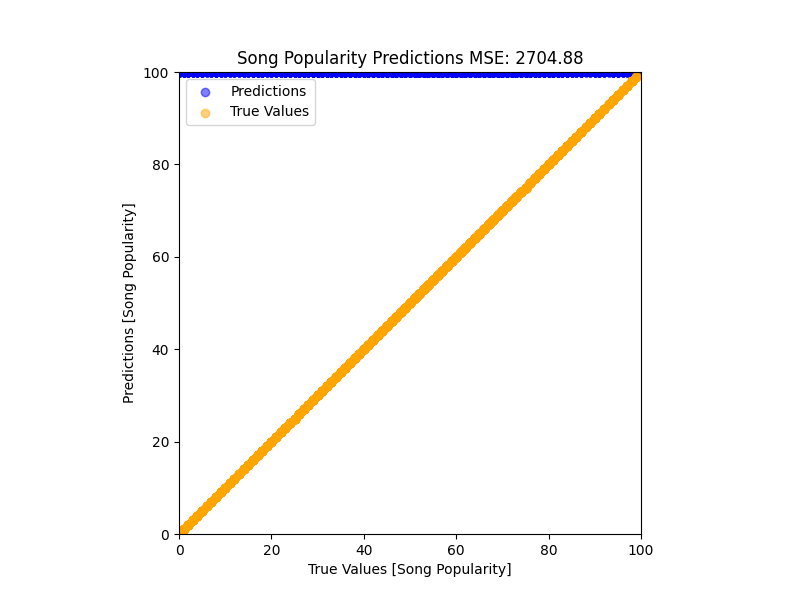

Recreate this plot in Python.
import tensorflow as tf
from sklearn.preprocessing import StandardScaler, MinMaxScaler
from sklearn.model_selection import train_test_split
from aux_funs import setup, evaluateModel, plot_predictions
import numpy as np


def runAnn(
    X_train,
    y_train,
):
    y_train.values.reshape(-1, 1)

    # Bring all features within the same scale
    scaler = MinMaxScaler()
    # this function ensure the data is formatted well for the model to work with
    scaler.fit(X_train)
    X_train_scaled = scaler.transform(X_train)
    # We need to reshape the truth data because the scaler expects a 2D array.
    #  TODO: Add link to documentation
    y_train = scaler.fit_transform(np.array(y_train).reshape(-1, 1))
    # Build the neural network model using TensorFlow
    model = tf.keras.Sequential(
        [
            tf.keras.layers.Dense(
                128,
                activation="relu",
                input_shape=(
                    [
                        X_train_scaled.shape[1],
                    ]
                ),
            ),
            tf.keras.layers.Dense(64, activation="relu"),
            tf.keras.layers.Dense(32, activation="relu"),
            tf.keras.layers.Dense(8, activation="relu"),
            tf.keras.layers.Dense(
                1
            ),  # Output layer, as we're predicting a single value (song popularity)
        ]
    )

    # Compile the model
    model.compile(optimizer="adam", loss="mse")

    # Train the model
    print(" \n--- Training the Model ---\n")
    history = model.fit(X_train_scaled, y_train, epochs=50, validation_split=0.1)

    # Persist the Model
    model.save("song_predictor.h5")
    return model


def main():
    loadModel = False
    features, target = setup()
    # Split the data into training and testing sets
    X_train, X_test, y_train, y_test = train_test_split(
        features, target, test_size=0.2, random_state=0
    )
    if loadModel:
        # load the song_predictor.h5 model
        model = tf.keras.models.load_model("song_predictor.h5")
    else:
        # We are training the model
        model = runAnn(X_train, y_train)
    y_pred = model.predict(X_test)
    mse = evaluateModel(y_pred, y_test)
    # Calculate the mean squared error
    # Plot the predictions against the truth
    plot_predictions(y_test, y_pred, mse, "ann.png")


if __name__ == "__main__":
    main()
